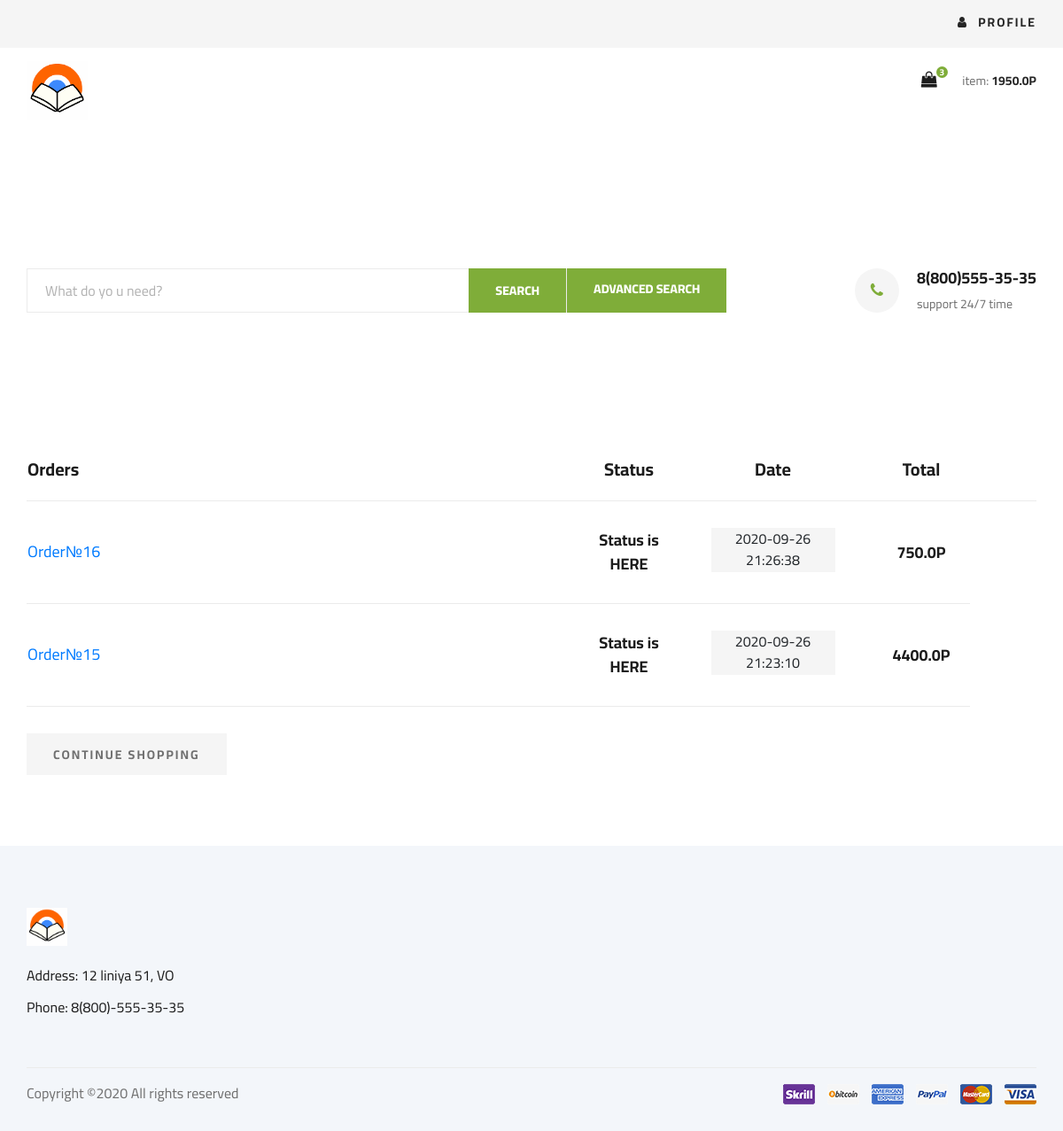
Before: /user/orders (signed in) with the older database file.
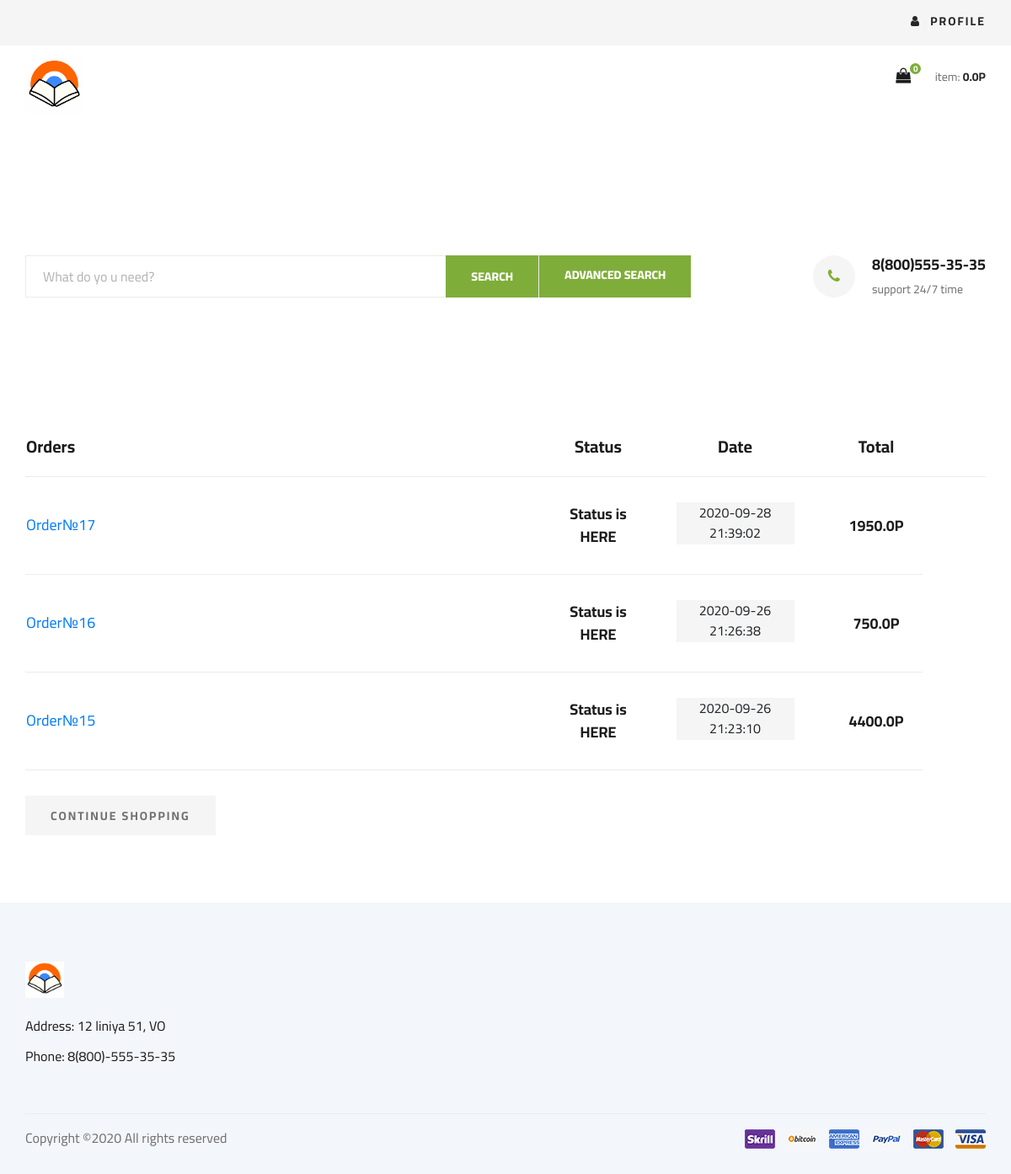
After: the same page with the newer database file.
### tables this page shows
CREATE TABLE "Заказ" (
	"id"	INTEGER NOT NULL UNIQUE,
	"user_id"	INTEGER NOT NULL,
	"date"	DATE NOT NULL DEFAULT (datetime('now', 'localtime')),
	"status"	INTEGER NOT NULL,
	"total"	FLOAT NOT NULL,
	"address_id"	INTEGER,
	FOREIGN KEY("user_id") REFERENCES "Покупатель"("id"),
	FOREIGN KEY("address_id") REFERENCES "Адрес"("id"),
	PRIMARY KEY("id" AUTOINCREMENT)
);

### app/views.py (the view)
@app.route('/user/orders',methods=['GET'])
@flask_login.login_required
def showOrders():
    orders = Order.getOrdersOfUser(flask_login.current_user.userID)
    if(orders['status'] == 0):
        return render_template('orders-page.html',ordersList = orders['data'],user = flask_login.current_user)
    else:
        return render_template('orders-page.html',error = orders['message'],user = flask_login.current_user)

### app/model.py (called while the page is built)
@login_manager.user_loader
def load_user(userID):
    cursor = db.execute('select * from Покупатель where id = {};'.format(userID))
    allRows = cursor.fetchall()
    if(len(allRows) == 0):
        return None
    row = allRows[0]
    return User(userID = row[0],email = row[4],
    password_hash = row[6],last_name=row[1],
    first_name =row[2] ,birthdate = row[5])

### app/models/Cart.py (called while the page is built)
    @staticmethod #TODO: REFACTOR
    def countTotalCostOfUser(userID):
        cursor = db.execute('select pr.cost_sale,cart.count,cart.count*pr.cost_sale,pr.id \
                as "Total" from Товар as pr \
                inner join Корзина as cart on pr.id == product_id \
                and user_id = {};'.format(userID))
        allRows = cursor.fetchall()
        total = 0.0
        for row in allRows:
            total += row[2]
        cursor.close()
        return total

### app/models/User.py (called while the page is built)
    def getTotalCostOfCart(self):
        return Cart.countTotalCostOfUser(self.userID)

    def getCountOfItemsInCart(self):
        return Cart.getCountOfItemsInCart(self.userID)["data"][0]

### app/templates/orders-page.html (shortened to what the changed rows need)
<!DOCTYPE html>
<html lang="zxx">
<head>
    <link rel="stylesheet" href="{{url_for('static',filename='css/bootstrap.min.css')}}" type="text/css">
    <link rel="stylesheet" href="{{url_for('static',filename='css/font-awesome.min.css')}}" type="text/css">
    <link rel="stylesheet" href="{{url_for('static',filename='css/elegant-icons.css')}}" type="text/css">
    <link rel="stylesheet" href="{{url_for('static',filename='css/nice-select.css')}}" type="text/css">
    <link rel="stylesheet" href="{{url_for('static',filename='css/jquery-ui.min.css')}}" type="text/css">
    <link rel="stylesheet" href="{{url_for('static',filename='css/owl.carousel.min.css')}}" type="text/css">
    <link rel="stylesheet" href="{{url_for('static',filename='css/slicknav.min.css')}}" type="text/css">
    <link rel="stylesheet" href="{{url_for('static',filename='css/style.css')}}" type="text/css">
</head>
<body>
    <header class="header">
    <div class="container">
    <div class="row">
    <div class="col-lg-3">
    <div class="header__cart">
    <ul>
      {% if user.is_authenticated%}
    <li><a href="/cart"><i class="fa fa-shopping-bag"></i> <span id="fa__fa-shopping-bag__indicator__quantity">{{user.getCountOfItemsInCart()}}</span></a></li>
      {% else %}
    <li><a href="{{url_for('loginUser')}}"><i class="fa fa-shopping-bag"></i> <span>0</span></a></li>
      {% endif %}
    </ul>
      {% if user.is_authenticated %}
    <div class="header__cart__price">item: <span id="header__cart__price__totalCost">{{user.getTotalCostOfCart()}}P</span></div>
      {% else %}
    <div class="header__cart__price">item: <span>0.0P</span></div>
      {% endif %}
    </div>
    </div>
    </div>
    </div>
        </header>
    <section class="shoping-cart spad">
        <div class="container">
            <div class="row">
                <div class="col-lg-12">
                    <div class="shoping__cart__table">
                        <table>
                            <thead>
                                <tr>
                                    <th class="shoping__product">Orders</th>
                                    <th>Status</th>
                                    <th>Date</th>
                                    <th>Total</th>
                                    <th></th>
                                </tr>
                            </thead>
                            <tbody>
                                {%if not error%}
                                {% if ordersList|length == 0 %}
                                <tr><td>Empty</td></tr>
                                {% else %}
                                {% for order in ordersList %}
                                <tr>
                                    <td class="shoping__cart__item">
                                        <h5><a style="text-decoration: none;" href="{{ url_for('showDetailsOfOrder',orderID=order.id)}}">Order№{{ order.id}}</a></h5>
                                    </td>
                                    <td class="shoping__cart__price">
                                        Status is HERE
                                    </td>
                                    <td class="shoping__cart__quantity">
                                        <div class="quantity">
                                            <div class="pro-qty-cart">
                                                {{order.date}}
                                            </div>
                                        </div>
                                    </td>
                                    <td class="shoping__cart__total">
                                        {{order.total}}P
                                    </td>
                                </tr>
                                {% endfor %}
                                {%endif%}
                                {% else %}
                                <tr><td>{{error}}</td></tr>
                                {% endif %}
                            </tbody>
                        </table>
                    </div>
                </div>
            </div>
        </div>
    </section>
</body>
</html>

Changed rows visible on the page:
added Заказ: id "17", date "2020-09-28 21:39:02", total "1950.0"
Other visible differences:
{{ user.getCountOfItemsInCart() }}: "3" → "0"
{{ user.getTotalCostOfCart() }}: "1950.0" → "0.0"
